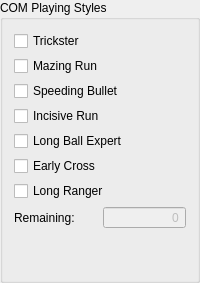
        <widget class="QGroupBox" name="boxComPlayingStyles">
         <property name="title">
          <string>COM Playing Styles</string>
         </property>
         <layout class="QVBoxLayout" name="verticalLayout_3">
          <property name="spacing">
           <number>5</number>
          </property>
          <item>
           <widget class="QCheckBox" name="chbTrickster">
            <property name="text">
             <string>Trickster</string>
            </property>
           </widget>
          </item>
          <item>
           <widget class="QCheckBox" name="chbMazingRun">
            <property name="text">
             <string>Mazing Run</string>
            </property>
           </widget>
          </item>
          <item>
           <widget class="QCheckBox" name="chbSpeedingBullet">
            <property name="text">
             <string>Speeding Bullet</string>
            </property>
           </widget>
          </item>
          <item>
           <widget class="QCheckBox" name="chbIncisiveRun">
            <property name="text">
             <string>Incisive Run</string>
            </property>
           </widget>
          </item>
          <item>
           <widget class="QCheckBox" name="chbLongBallExpert">
            <property name="text">
             <string>Long Ball Expert</string>
            </property>
           </widget>
          </item>
          <item>
           <widget class="QCheckBox" name="chbEarlyCross">
            <property name="text">
             <string>Early Cross</string>
            </property>
           </widget>
          </item>
          <item>
           <widget class="QCheckBox" name="chbLongRanger">
            <property name="text">
             <string>Long Ranger</string>
            </property>
           </widget>
          </item>
          <item>
           <layout class="QHBoxLayout" name="layoutRemainingComPlayingStyles">
            <item>
             <widget class="QLabel" name="lblRemainingComPlayingStyles">
              <property name="text">
               <string>Remaining:</string>
              </property>
             </widget>
            </item>
            <item>
             <widget class="QSpinBox" name="spxRemainingComPlayingStyles">
              <property name="enabled">
               <bool>false</bool>
              </property>
              <property name="alignment">
               <set>Qt::AlignRight|Qt::AlignTrailing|Qt::AlignVCenter</set>
              </property>
              <property name="readOnly">
               <bool>true</bool>
              </property>
              <property name="buttonSymbols">
               <enum>QAbstractSpinBox::NoButtons</enum>
              </property>
              <property name="minimum">
               <number>-99</number>
              </property>
             </widget>
            </item>
           </layout>
          </item>
          <item>
           <spacer name="spcComPlayingStyles">
            <property name="orientation">
             <enum>Qt::Vertical</enum>
            </property>
            <property name="sizeHint" stdset="0">
             <size>
              <width>20</width>
              <height>40</height>
             </size>
            </property>
           </spacer>
          </item>
         </layout>
        </widget>
